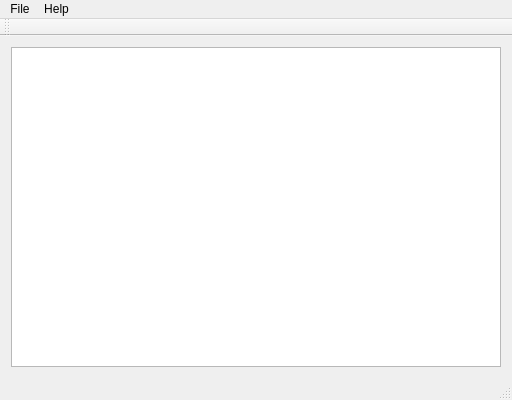
<?xml version="1.0" encoding="UTF-8"?>
<ui version="4.0">
 <class>MainWindow</class>
 <widget class="QMainWindow" name="MainWindow">
  <property name="geometry">
   <rect>
    <x>0</x>
    <y>0</y>
    <width>512</width>
    <height>400</height>
   </rect>
  </property>
  <property name="windowTitle">
   <string>Waterfall</string>
  </property>
  <widget class="QWidget" name="centralWidget">
   <layout class="QGridLayout" name="gridLayout">
    <item row="0" column="0">
     <widget class="QGraphicsView" name="graphicsView"/>
    </item>
   </layout>
  </widget>
  <widget class="QMenuBar" name="menuBar">
   <property name="geometry">
    <rect>
     <x>0</x>
     <y>0</y>
     <width>512</width>
     <height>24</height>
    </rect>
   </property>
   <widget class="QMenu" name="menuFile">
    <property name="title">
     <string>File</string>
    </property>
    <addaction name="actionQuit"/>
   </widget>
   <widget class="QMenu" name="menuHelp">
    <property name="title">
     <string>Help</string>
    </property>
    <addaction name="actionAbout"/>
   </widget>
   <addaction name="menuFile"/>
   <addaction name="menuHelp"/>
  </widget>
  <widget class="QToolBar" name="mainToolBar">
   <attribute name="toolBarArea">
    <enum>TopToolBarArea</enum>
   </attribute>
   <attribute name="toolBarBreak">
    <bool>false</bool>
   </attribute>
  </widget>
  <widget class="QStatusBar" name="statusBar"/>
  <action name="actionQuit">
   <property name="text">
    <string>Quit</string>
   </property>
  </action>
  <action name="actionAbout">
   <property name="text">
    <string>About</string>
   </property>
  </action>
 </widget>
 <layoutdefault spacing="6" margin="11"/>
 <resources/>
 <connections>
  <connection>
   <sender>actionQuit</sender>
   <signal>triggered()</signal>
   <receiver>MainWindow</receiver>
   <slot>close()</slot>
   <hints>
    <hint type="sourcelabel">
     <x>-1</x>
     <y>-1</y>
    </hint>
    <hint type="destinationlabel">
     <x>299</x>
     <y>199</y>
    </hint>
   </hints>
  </connection>
 </connections>
</ui>
